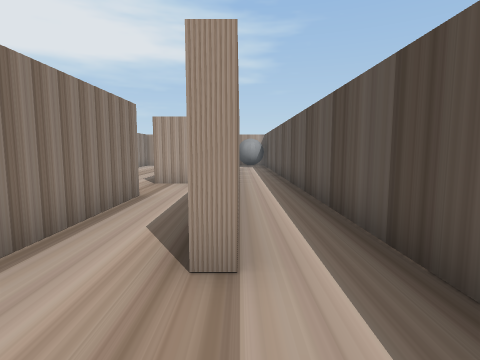
[1] (above)

14 first-person views from a walk through a Unity game level. The camera is 0.51 m above the floor, tilts 6° down and sees 80° across. The floor is counted in squares, 0.5 m on a side. Each view is taken from the middle of a square. On the plan, view 1 faces up. The plan holds only what a view shows up to about 12 squares ahead; the rest is blank.

[2]
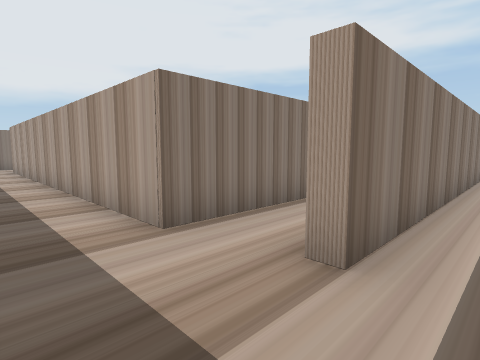

[3]
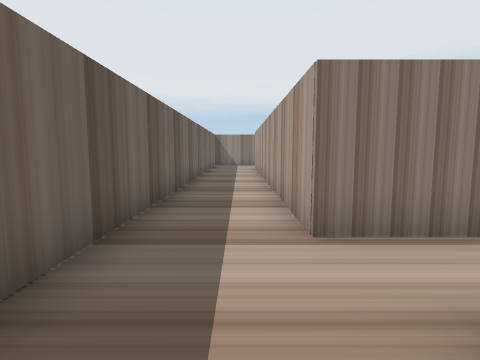

[4]
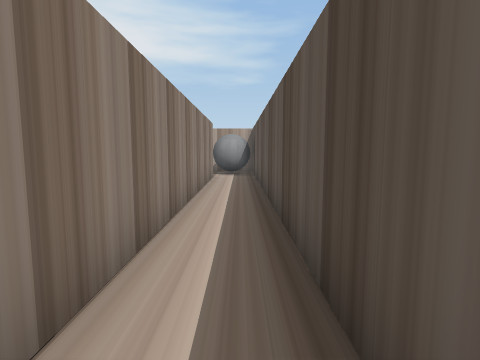

[5]
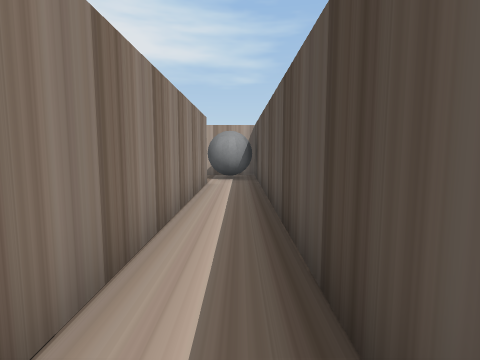

[6]
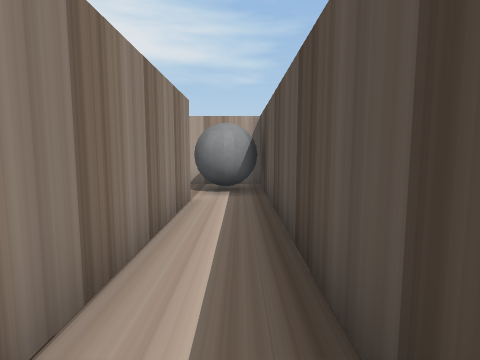

[7]
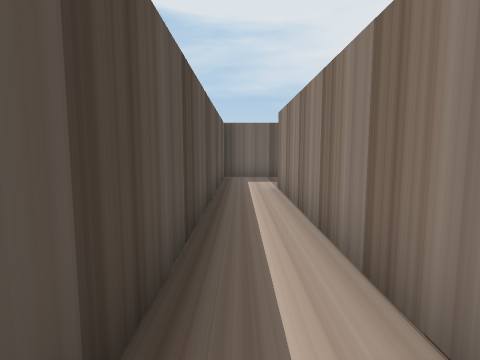

[8]
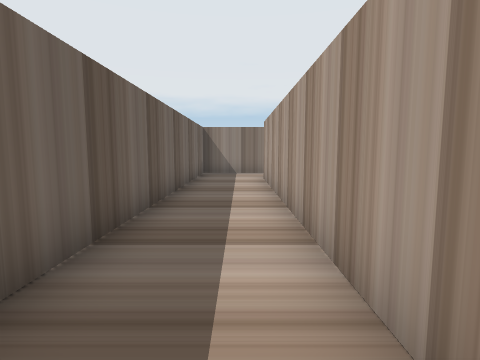

[9]
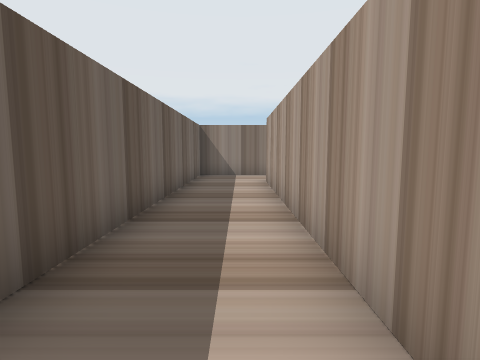

[10]
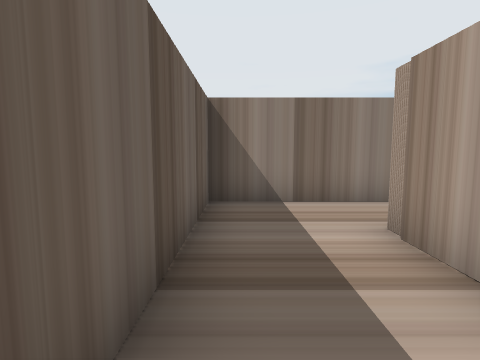

[11]
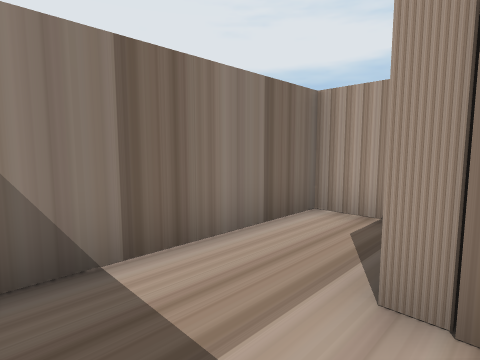

[12]
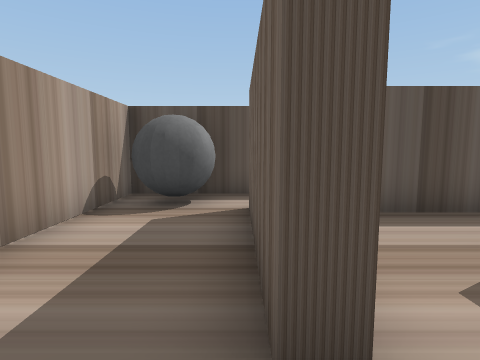

[13]
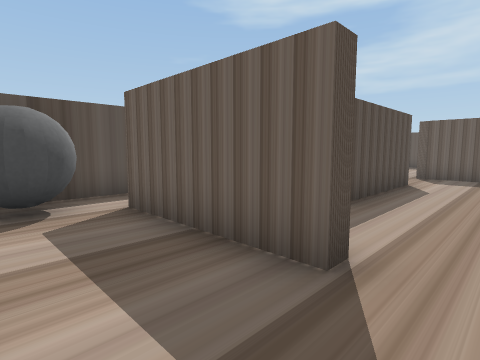

[14]
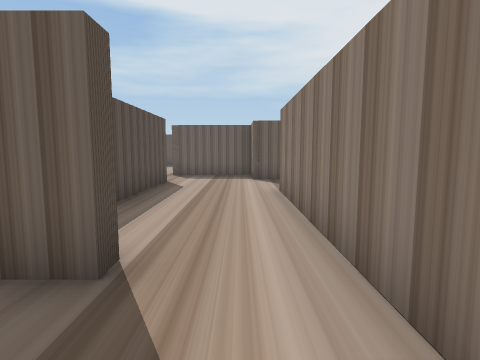

### Floor plan
Points are (right, up) in squares from view 1. A wall is a line through its corners. A room is listed if a view was taken in it or the views show most of it. See-through windows are left out.
Room 1 (views 1, 2, 3, 8, 9, 10, 11)
walls: (-2.3, 6.4) (-2.3, 1.8) (-15.6, 1.8); (0, 2.3) (-0.5, 2.3); (-16.4, 4.4) (-17.6, 4.4) (-17.6, -0.6) (1.6, -0.6); (1.6, -0.2) (1.6, 2.5)
ways out: opening at (1, 3) to room 2; opening at (-2, 7.5) to room 3
Room 2 (views 4, 5, 6, 7, 12, 13, 14)
walls: (-3.9, 15.4) (-3.9, 15.8) (0, 15.8) (0, 2.3); (-6, 17) (-6, 15.5); (1.6, 2.5) (1.6, 18.5) (-2.1, 18.5)
ways out: opening at (1, 3) to room 1; opening at (-4.5, 16) to room 3
objects: grey ball (0, 17) to (1, 18)
Room 3 (no view inside)
walls: (-0.4, 12) (-0.4, 13.8); (-1.5, 8.6) (-2.6, 8.6) (-2.6, 12.6); (-5.5, 7.8) (-5.5, 6.4) (-2.3, 6.4); (-6, 15.5) (-6, 10.8)
ways out: opening at (-2, 7.5) to room 1; opening at (-4.5, 16) to room 2; opening at (-6, 9.5)

Where each view was taken, in squares from view 1:
view 1: 0 up, 0 right, facing up
view 2: 0 up, 1 right, facing up-left
view 3: 1 up, 1 right, facing left
view 4: 5 up, 1 right, facing up
view 5: 7 up, 1 right, facing up
view 6: 10 up, 1 right, facing up
view 7: 10 up, 1 right, facing down
view 8: 1 up, 5 left, facing left
view 9: 1 up, 6 left, facing left
view 10: 0 up, 12 left, facing left
view 11: 0 up, 15 left, facing up-left
view 12: 16 up, 5 left, facing right
view 13: 18 up, 5 left, facing down-right
view 14: 18 up, 5 left, facing down
